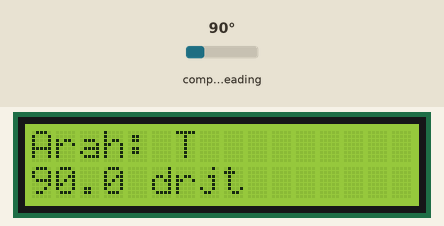
Simulated run of this sketch. Board: ESP32. On the bench: 16×2 character LCD. Wiring (inferred from the names in the program): HMC5883L compass at I2C address 0x1E. The inputs (shaded band) are chosen by the test bench; at power-on: compass heading 90°. What the sketch prints to the serial monitor is not drawn.

Above: at 2.8 s.
2.9 s: compass heading set to 7°
At 3.8 s:
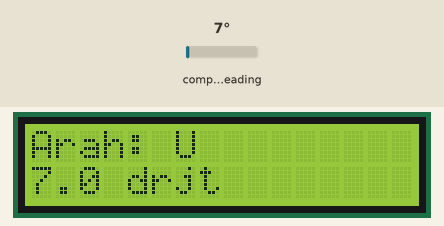
4.6 s: compass heading set to 180°
At 5.0 s:
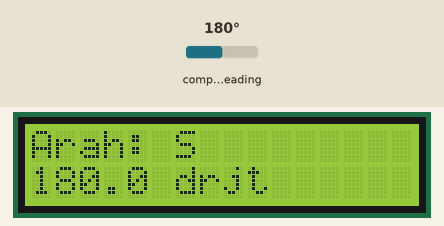
6.1 s: compass heading set to 269°
At 7.3 s:
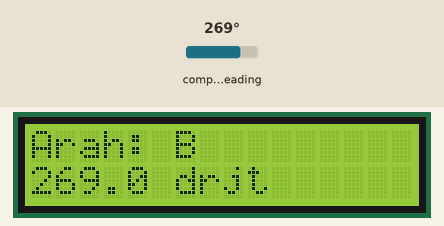
7.6 s: compass heading set to 90°
At 8.5 s:
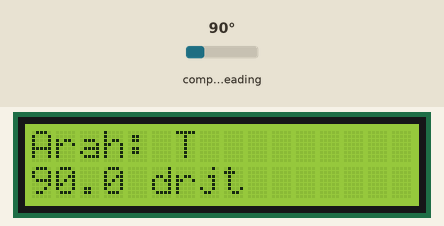
Timing chart, 0 to 10.1 s (numbered marks = the images above; inputs shaded):
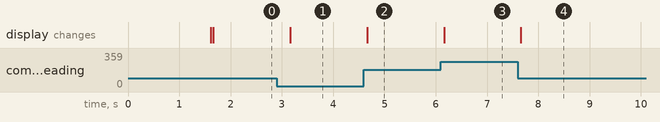

Measured:
- after the input at 2.9 s, the display: changes after 0.26 s (image 1)
- after the input at 4.6 s, the display: changes after 0.06 s (image 2)
- after the input at 6.1 s, the display: changes after 0.06 s (image 3)
- after the input at 7.6 s, the display: changes after 0.06 s (image 4)

The sketch:

PengukurArahAnginMagnetometer.ino
```cpp
/*
  Pengukur Arah Angin dengan Sensor Magnetik (HMC5883L) — ESP32
  ==============================================================
  Cara kerja:
  Sebuah baling-baling penunjuk arah (wind vane) dipasang di poros
  vertikal; angin memutar baling-baling sampai panahnya menghadap ke
  arah datangnya angin. Sebuah magnet kecil menempel di poros dan
  ikut berputar. Tepat di bawah poros, sensor magnetometer HMC5883L
  yang TIDAK ikut berputar membaca arah medan magnet dari magnet
  tersebut. Karena magnetnya dekat (beberapa cm), medannya jauh lebih
  kuat dari medan magnet bumi, sehingga sudut yang terbaca adalah
  sudut putar poros — alias arah baling-baling. ESP32 menghitung
  heading 0-360 derajat dari komponen X dan Y medan magnet, lalu
  memetakannya ke 16 arah mata angin (tiap sektor 22,5 derajat) dan
  menampilkannya di LCD I2C 16x2, lengkap dengan derajatnya. Hasil
  yang sama dikirim juga ke Serial Monitor.

  PENTING — ini BUKAN kompas bumi: sensor tidak mengukur arah utara
  magnetis dari medan bumi. Yang diukur adalah arah magnet di poros.
  Supaya angka yang tampil sama dengan arah mata angin yang benar,
  sensor harus dikalibrasi sekali menghadap utara (lihat
  KALIBRASI_UTARA_DEG di bawah): arahkan baling-baling tepat ke
  utara yang diketahui (kompas HP atau patokan yang pasti), baca
  heading di Serial Monitor, lalu isi konstantanya dengan negatif
  dari angka tersebut.

  HMC5883L dibaca MENTAH lewat I2C (Wire), TANPA library eksternal —
  registernya ditulis langsung sesuai datasheet Honeywell HMC5883L:
    - Alamat I2C: 0x1E
    - Register 0x00 (Config A): 0x70 = rata-rata 8 sampel, 15 Hz
    - Register 0x01 (Config B): 0x20 = gain +/-1,3 Ga (1090 LSB/Ga)
    - Register 0x02 (Mode): 0x00 = pengukuran terus-menerus
    - Data mulai register 0x03, 6 byte berurutan:
      X MSB, X LSB, Z MSB, Z LSB, Y MSB, Y LSB (perhatikan: Z
      dibaca sebelum Y — itu urutan register chip ini, bukan salah
      ketik).
  Modul QMC5883L TIDAK cocok dengan sketch ini — alamatnya 0x0D dan
  registernya berbeda. Pakai modul bertuliskan HMC5883L.

  Pemasangan mekanik:
    - Magnet kecil (mis. neodymium 5-10 mm) ditempel di poros, dengan
      kutubnya menghadap ke samping (bukan ke atas/bawah), supaya
      medan di bidang X-Y sensor berputar mengikuti poros.
    - Jarak magnet ke sensor sekitar 2-4 cm dan TETAP: kalau terlalu
      jauh, medan bumi mulai mengganggu; kalau terlalu dekat, sensor
      jenuh (nilai mentah mentok di +/-2048).
    - Sensor dipasang DATAR dan tidak ikut berputar; jauhkan dari
      besi, motor, dan kabel berarus besar.

  Wiring:
    - HMC5883L: VCC -> 3V3, GND -> GND, SDA -> GPIO21, SCL -> GPIO22.
    - LCD I2C 16x2 alamat 0x27: SDA -> GPIO21, SCL -> GPIO22,
      VCC -> 3V3, GND -> GND (satu bus I2C dengan sensor).
    - ESP32 dicatu USB 5 V; semua GND digabung.

  Video penjelasan (60 detik): link menyusul setelah upload
  Repo: https://github.com/oerban70-cloud/pengukur-arah-angin
*/

#include <Wire.h>
#include <math.h>
#include <LiquidCrystal_I2C.h>

// ---------- Konfigurasi pin ----------
const uint8_t PIN_SDA = 21;  // SDA bus I2C (sensor + LCD)
const uint8_t PIN_SCL = 22;  // SCL bus I2C (sensor + LCD)

// ---------- Konfigurasi LCD ----------
const uint8_t ALAMAT_LCD = 0x27;  // alamat I2C LCD 16x2
const uint8_t KOLOM_LCD  = 16;    // lebar layar (karakter)
const uint8_t BARIS_LCD  = 2;     // tinggi layar (baris)

// ---------- Konfigurasi magnetometer HMC5883L ----------
const uint8_t ALAMAT_MAGNETOMETER = 0x1E;  // alamat I2C HMC5883L
const uint8_t REG_CONFIG_A = 0x00;  // rata-rata sampel + laju data
const uint8_t REG_CONFIG_B = 0x01;  // gain (skala medan)
const uint8_t REG_MODE     = 0x02;  // mode pengukuran
const uint8_t REG_DATA     = 0x03;  // awal blok data 6 byte
const uint8_t REG_STATUS   = 0x09;  // bit 0 = data baru siap (RDY)
const uint8_t NILAI_CONFIG_A = 0x70;  // 8 sampel rata-rata, 15 Hz, normal
const uint8_t NILAI_CONFIG_B = 0x20;  // gain +/-1,3 Ga
const uint8_t NILAI_MODE     = 0x00;  // pengukuran terus-menerus
// Nilai mentah saturasi pada gain ini: di atasnya sensor jenuh,
// artinya magnet terlalu dekat — jauhkan sedikit.
const int16_t BATAS_JENUH = 2048;
// Rata-rata vektor dari 3 kali baca supaya angka tidak bergetar.
const uint8_t JUMLAH_SAMPEL_RATA = 3;

// ---------- Konfigurasi arah mata angin ----------
// 16 arah, tiap sektor 22,5 derajat; indeks 0 = Utara.
// Nama lengkap dipakai di Serial, singkatan dipakai di LCD (16 kolom).
const uint8_t JUMLAH_ARAH = 16;
const float LEBAR_SEKTOR_DEG = 360.0 / JUMLAH_ARAH;  // 22,5 derajat
const char* NAMA_ARAH[JUMLAH_ARAH] = {
  "Utara", "Utara Timur Laut", "Timur Laut", "Timur Timur Laut",
  "Timur", "Timur Tenggara", "Tenggara", "Selatan Tenggara",
  "Selatan", "Selatan Barat Daya", "Barat Daya", "Barat Barat Daya",
  "Barat", "Barat Barat Laut", "Barat Laut", "Utara Barat Laut"
};
const char* SINGKATAN_ARAH[JUMLAH_ARAH] = {
  "U", "UTL", "TL", "TTL", "T", "TTG", "TG", "STG",
  "S", "SBD", "BD", "BBD", "B", "BBL", "BL", "UBL"
};

// ---------- Konfigurasi kalibrasi dan tampilan ----------
// Koreksi supaya heading 0 = utara yang benar. CARA ISI: arahkan
// baling-baling tepat ke utara, baca heading di Serial Monitor,
// lalu isi konstanta ini dengan NEGATIF dari angka tersebut.
// Contoh: Serial menunjukkan 8,5 saat menghadap utara, isi -8,5.
const float KALIBRASI_UTARA_DEG = 0.0;
const unsigned long PERIODE_TAMPIL_MS = 500;   // baca + tampil tiap 0,5 detik
const unsigned long PERIODE_COBA_ULANG_MS = 2000;  // coba sensor tiap 2 detik
const unsigned long BAUD_SERIAL = 115200;

// ---------- State ----------
bool sensorSiap = false;  // false = sensor belum menjawab di I2C
float headingDeg = 0.0;   // heading terakhir (0-360 derajat)
uint8_t indeksArah = 0;   // indeks 0-15 ke NAMA_ARAH
unsigned long waktuTampilTerakhirMs = 0;
unsigned long waktuCobaTerakhirMs = 0;

LiquidCrystal_I2C lcd(ALAMAT_LCD, KOLOM_LCD, BARIS_LCD);

// Tulis satu byte ke satu register HMC5883L. False bila I2C gagal.
bool tulisRegisterMagnetometer(uint8_t reg, uint8_t nilai) {
  Wire.beginTransmission(ALAMAT_MAGNETOMETER);
  Wire.write(reg);
  Wire.write(nilai);
  return Wire.endTransmission() == 0;
}

// Baca satu blok data 6 byte dari HMC5883L (mulai REG_DATA).
// Urutan byte chip ini: X MSB, X LSB, Z MSB, Z LSB, Y MSB, Y LSB.
// Mengisi x, y, z (mentah) dan mengembalikan false bila I2C gagal
// atau data belum siap (bit RDY di register status masih 0).
bool bacaMedanMagnet(int16_t &x, int16_t &y, int16_t &z) {
  // Cek bit RDY dulu: jangan baca data setengah jalan.
  Wire.beginTransmission(ALAMAT_MAGNETOMETER);
  Wire.write(REG_STATUS);
  if (Wire.endTransmission() != 0) {
    return false;
  }
  if (Wire.requestFrom(ALAMAT_MAGNETOMETER, (uint8_t)1) != 1) {
    return false;
  }
  if ((Wire.read() & 0x01) == 0) {
    return false;  // data baru belum siap
  }

  Wire.beginTransmission(ALAMAT_MAGNETOMETER);
  Wire.write(REG_DATA);
  if (Wire.endTransmission() != 0) {
    return false;
  }
  if (Wire.requestFrom(ALAMAT_MAGNETOMETER, (uint8_t)6) != 6) {
    return false;
  }
  uint8_t xMsb = Wire.read();
  uint8_t xLsb = Wire.read();
  uint8_t zMsb = Wire.read();
  uint8_t zLsb = Wire.read();
  uint8_t yMsb = Wire.read();
  uint8_t yLsb = Wire.read();
  x = (int16_t)((xMsb << 8) | xLsb);
  z = (int16_t)((zMsb << 8) | zLsb);
  y = (int16_t)((yMsb << 8) | yLsb);
  return true;
}

// Inisialisasi HMC5883L: cek ada di bus, lalu tulis 3 register
// konfigurasi. False bila sensor tidak menjawab.
bool inisialisasiMagnetometer() {
  Wire.beginTransmission(ALAMAT_MAGNETOMETER);
  if (Wire.endTransmission() != 0) {
    return false;  // tidak ada perangkat di alamat 0x1E
  }
  if (!tulisRegisterMagnetometer(REG_CONFIG_A, NILAI_CONFIG_A)) {
    return false;
  }
  if (!tulisRegisterMagnetometer(REG_CONFIG_B, NILAI_CONFIG_B)) {
    return false;
  }
  if (!tulisRegisterMagnetometer(REG_MODE, NILAI_MODE)) {
    return false;
  }
  return true;
}

// Hitung heading 0-360 derajat dari komponen X dan Y medan magnet.
// atan2 memberi -180..+180, digeser ke 0..360, lalu dikoreksi
// kalibrasi utara dan dilipat kembali ke 0..360.
float hitungHeading(int16_t x, int16_t y) {
  float heading = atan2((float)y, (float)x) * 180.0 / PI;
  if (heading < 0) {
    heading += 360.0;
  }
  heading += KALIBRASI_UTARA_DEG;
  while (heading < 0) {
    heading += 360.0;
  }
  while (heading >= 360.0) {
    heading -= 360.0;
  }
  return heading;
}

// Petakan heading ke indeks 0-15: tiap sektor 22,5 derajat, sektor
// Utara berpusat di 0 (dari 348,75 sampai 11,25 derajat).
uint8_t arahDariHeading(float heading) {
  int indeks = (int)((heading + LEBAR_SEKTOR_DEG / 2.0) / LEBAR_SEKTOR_DEG);
  return (uint8_t)(indeks % JUMLAH_ARAH);
}

// Baca sensor beberapa kali, rata-rata vektor X/Y-nya, lalu hitung
// heading + arah. Mengembalikan false bila baca gagal atau sensor
// jenuh (magnet terlalu dekat) — heading lama dipertahankan.
bool ukurArahAngin() {
  long jumlahX = 0;
  long jumlahY = 0;
  uint8_t berhasil = 0;
  for (uint8_t i = 0; i < JUMLAH_SAMPEL_RATA; i++) {
    int16_t x, y, z;
    if (bacaMedanMagnet(x, y, z)) {
      // Jenuh: nilai mentah mentok, sudutnya tidak bisa dipercaya.
      if (abs(x) >= BATAS_JENUH || abs(y) >= BATAS_JENUH) {
        Serial.println("PERINGATAN: sensor jenuh, jauhkan magnet sedikit.");
        return false;
      }
      jumlahX += x;
      jumlahY += y;
      berhasil++;
    }
    delay(10);
  }
  if (berhasil == 0) {
    return false;
  }
  headingDeg = hitungHeading((int16_t)(jumlahX / berhasil),
                             (int16_t)(jumlahY / berhasil));
  indeksArah = arahDariHeading(headingDeg);
  return true;
}

// Tampilkan arah + derajat di LCD (singkatan supaya muat 16 kolom).
void tampilkanLcd() {
  lcd.clear();
  lcd.setCursor(0, 0);
  lcd.print("Arah: ");
  lcd.print(SINGKATAN_ARAH[indeksArah]);
  lcd.setCursor(0, 1);
  lcd.print(headingDeg, 1);
  lcd.print(" drjt");
}

// Kirim arah lengkap + derajat + nilai mentah ke Serial Monitor.
void kirimSerial() {
  Serial.print("Heading: ");
  Serial.print(headingDeg, 1);
  Serial.print(" drjt  Arah: ");
  Serial.println(NAMA_ARAH[indeksArah]);
}

void setup() {
  Serial.begin(BAUD_SERIAL);
  Wire.begin(PIN_SDA, PIN_SCL);

  lcd.init();
  lcd.backlight();
  lcd.setCursor(0, 0);
  lcd.print("Pengukur Arah");
  lcd.setCursor(0, 1);
  lcd.print("Angin siap...");

  sensorSiap = inisialisasiMagnetometer();
  if (sensorSiap) {
    Serial.println("HMC5883L siap. Arahkan baling-baling ke utara untuk kalibrasi.");
  } else {
    Serial.println("HMC5883L TIDAK ditemukan di 0x1E. Periksa wiring SDA/SCL.");
    lcd.clear();
    lcd.setCursor(0, 0);
    lcd.print("Sensor tidak ada");
    lcd.setCursor(0, 1);
    lcd.print("cek wiring I2C");
  }
  delay(1500);
  if (sensorSiap) {
    tampilkanLcd();
  }
}

void loop() {
  unsigned long sekarang = millis();

  // Sensor belum siap: coba inisialisasi ulang tiap 2 detik.
  if (!sensorSiap) {
    if (sekarang - waktuCobaTerakhirMs >= PERIODE_COBA_ULANG_MS) {
      waktuCobaTerakhirMs = sekarang;
      sensorSiap = inisialisasiMagnetometer();
      if (sensorSiap) {
        Serial.println("HMC5883L ditemukan, mulai mengukur.");
        tampilkanLcd();
      }
    }
    return;
  }

  // Baca + tampilkan tiap 0,5 detik.
  if (sekarang - waktuTampilTerakhirMs >= PERIODE_TAMPIL_MS) {
    waktuTampilTerakhirMs = sekarang;
    if (ukurArahAngin()) {
      tampilkanLcd();
      kirimSerial();
    } else {
      Serial.println("Baca magnetometer gagal, memakai angka terakhir.");
    }
  }
}
```
